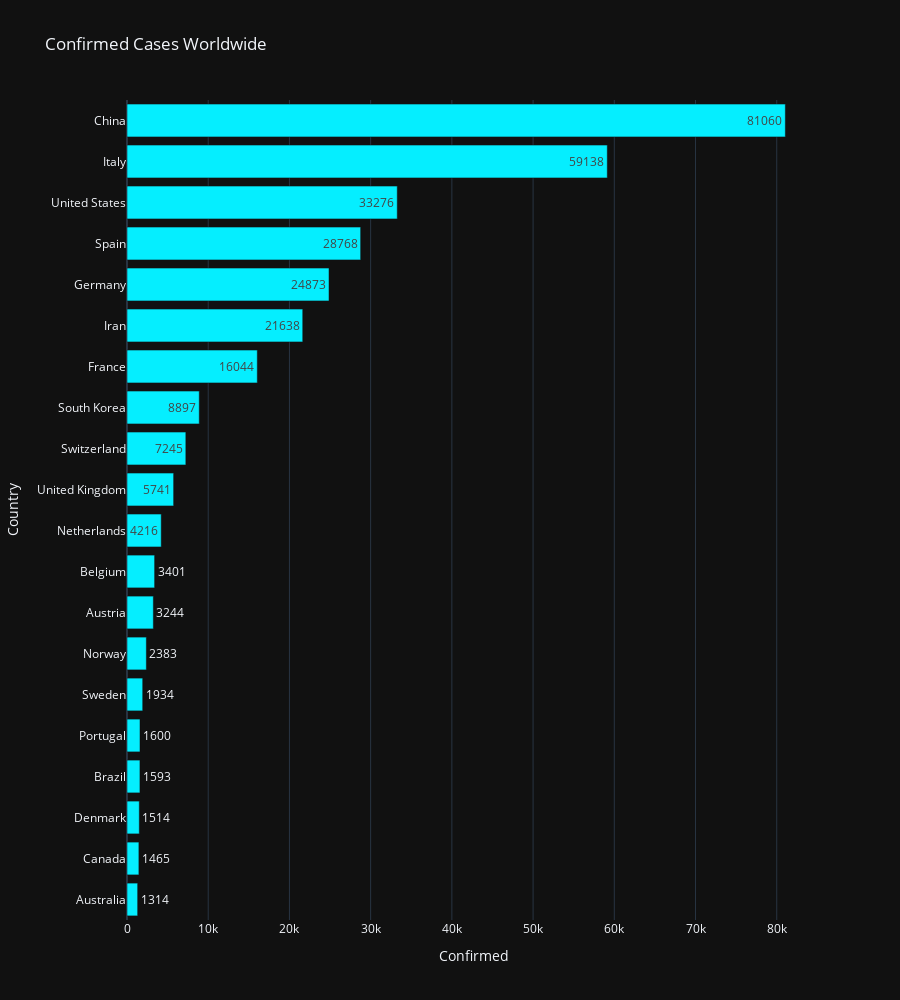

The notebook cell this image was saved under:
### Code cell
# Confirmed Cases WW on the last day of our DS
fig = px.bar(latest_grouped.sort_values('Confirmed', ascending=False)[:20][::-1], 
             x='Confirmed', y='Country', color_discrete_sequence=['#05eeff'],
             title='Confirmed Cases Worldwide', text='Confirmed', height=1000, orientation='h')
fig.show()

### Figure 1 — Plotly figure (JSON) as saved in the notebook; plotly's stock layout.template omitted (floating-point values rounded to 4 significant figures)
{"data": [{"alignmentgroup": "True", "hovertemplate": "Confirmed=%{text}<br>Country=%{y}<extra></extra>", "legendgroup": "", "marker": {"color": "#05eeff"}, "name": "", "offsetgroup": "", "orientation": "h", "showlegend": false, "text": [1314, 1465, 1514, 1593, 1600, 1934, 2383, 3244, 3401, 4216, 5741, 7245, 8897, 16044, 21638, 24873, 28768, 33276, 59138, 81060], "textposition": "auto", "type": "bar", "x": [1314, 1465, 1514, 1593, 1600, 1934, 2383, 3244, 3401, 4216, 5741, 7245, 8897, 16044, 21638, 24873, 28768, 33276, 59138, 81060], "xaxis": "x", "y": ["Australia", "Canada", "Denmark", "Brazil", "Portugal", "Sweden", "Norway", "Austria", "Belgium", "Netherlands", "United Kingdom", "Switzerland", "South Korea", "France", "Iran", "Germany", "Spain", "United States", "Italy", "China"], "yaxis": "y"}], "layout": {"barmode": "relative", "height": 1000, "legend": {"tracegroupgap": 0}, "title": {"text": "Confirmed Cases Worldwide"}, "xaxis": {"anchor": "y", "domain": [0, 1], "title": {"text": "Confirmed"}}, "yaxis": {"anchor": "x", "domain": [0, 1], "title": {"text": "Country"}}}}
